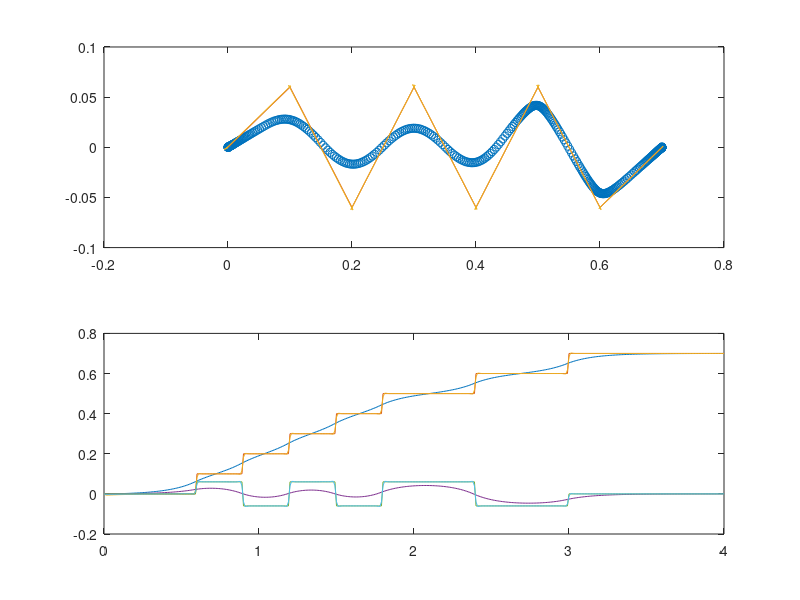

Write MATLAB code to recreate this figure.
% preview control for walking

pkg load control

clear;
t0=time();
											%足の着地時間(s)，x方向の位置(m)，y方向の位置(m)
foot = [0 0 0; 0.6 0.1 0.06; 0.9 0.2 -0.06; 1.2 0.3 0.06; 1.5 0.4 -0.06; 1.8 0.5 0.06; 2.4 0.6 -0.06; 3.0 0.7 0.0; 100 0 0];
forward_period = 1.0;						% 予見制御の時間(s)
calculate_period = 4.0;						% 歩行パターンを生成する期間(s)
dt = 0.01;									% サンプリングタイム (s)
zh = 0.27;									% 重心位置 (m)
g  = 9.8;									% 重力加速度 (m/s^2)
A = [0 1 0; 0 0 1; 0 0 0];
B = [0; 0; 1];
C = [1 0 -zh/g];
D = 0;
sys = ss(A, B, C, D);
sys_d = c2d(sys, dt);
if (substr(version,1,3)=="3.2")
	[A_d, B_d, C_d, D_d] = sys2ss(sys_d);
else
	[A_d, B_d, C_d, D_d] = ssdata(sys_d);
endif
E_d = [dt; 1; 0];

Zero = [0; 0; 0];
Phai = [1 -C_d*A_d; Zero A_d];
G = [-C_d*B_d; B_d];
GR = [1; Zero];
Gd = [-C_d*E_d; E_d];

Q = zeros(4);
Q(1) = 10^8;								% 最適制御の重み係数　大：ZMPが理想に近づく
H = 1;										% 同じく重み係数　大：入力が少なくなる．

P = dare(Phai, G, Q, H);
F = -(H+G'*P*G)^(-1)*G'*P*Phai;

x = [0; 0; 0];
y = [0; 0; 0];
xp = x;
yp = x;

t = 0:dt:calculate_period;

i = 1;										% 目標ZMPの生成
n = 1;
for tt = 0:dt:calculate_period+forward_period+1
	if (tt == foot(n,1))
		prefx(i) = foot(n,2);
		prefy(i) = foot(n,3);
		n = n + 1;
	else
		prefx(i) = prefx(i-1);
		prefy(i) = prefy(i-1);
	endif
	i = i + 1;
endfor

i = 0;
ux = uy = 0;

xi = (eye(4)-G*(H+G'*P*G)^(-1)*G'*P)*Phai;

time()-t0

for tt = t
	i = i + 1;
%	fd = (H+G'*P*G)^(-1)*G'*(xi')^1*P*Gd;	% 外乱除去用　未使用
	px = C_d*x;
	py = C_d*y;
	ex = prefx(i) - px;
	ey = prefy(i) - py;
	X = [ex; x - xp];
	Y = [ey; y - yp];
	xp = x;
	yp = y;
	dux = F * X;
	j = 0;
	for ttt = tt : dt : (tt + forward_period)
		j = j + 1;
		if (prefx(i+j) - prefx(i+j-1)) != 0
			f  = -(H+G'*P*G)^(-1)*G'*(xi')^(j-1)*P*GR;
			dux = dux + f * (prefx(i+j) - prefx(i+j-1));
		endif
	endfor
	ux += dux;
	duy = F * Y;
	j = 0;
	for ttt = tt : dt : (tt + forward_period)
		j = j + 1;
		if (prefy(i+j) - prefy(i+j-1)) != 0
			f  = -(H+G'*P*G)^(-1)*G'*(xi')^(j-1)*P*GR;
			duy = duy + f * (prefy(i+j) - prefy(i+j-1));
		endif
	endfor
	uy += duy;

	dx = 0;
	dy = 0;
	x = A_d * x + B_d * ux + E_d * dx * dt;
	y = A_d * y + B_d * uy + E_d * dy * dt;
	x0(i) = x(1);
	y0(i) = y(1);
	x1(i) = prefx(i);
	y1(i) = prefy(i);
	x2(i) = px;
	y2(i) = py;
endfor

time()-t0

subplot(2,1,1);
plot(x0, y0, "o", x1, y1, x2, y2);
subplot(2,1,2);
plot(t, x0, t, x1, t, x2, t, y0, t, y1, t, y2);
